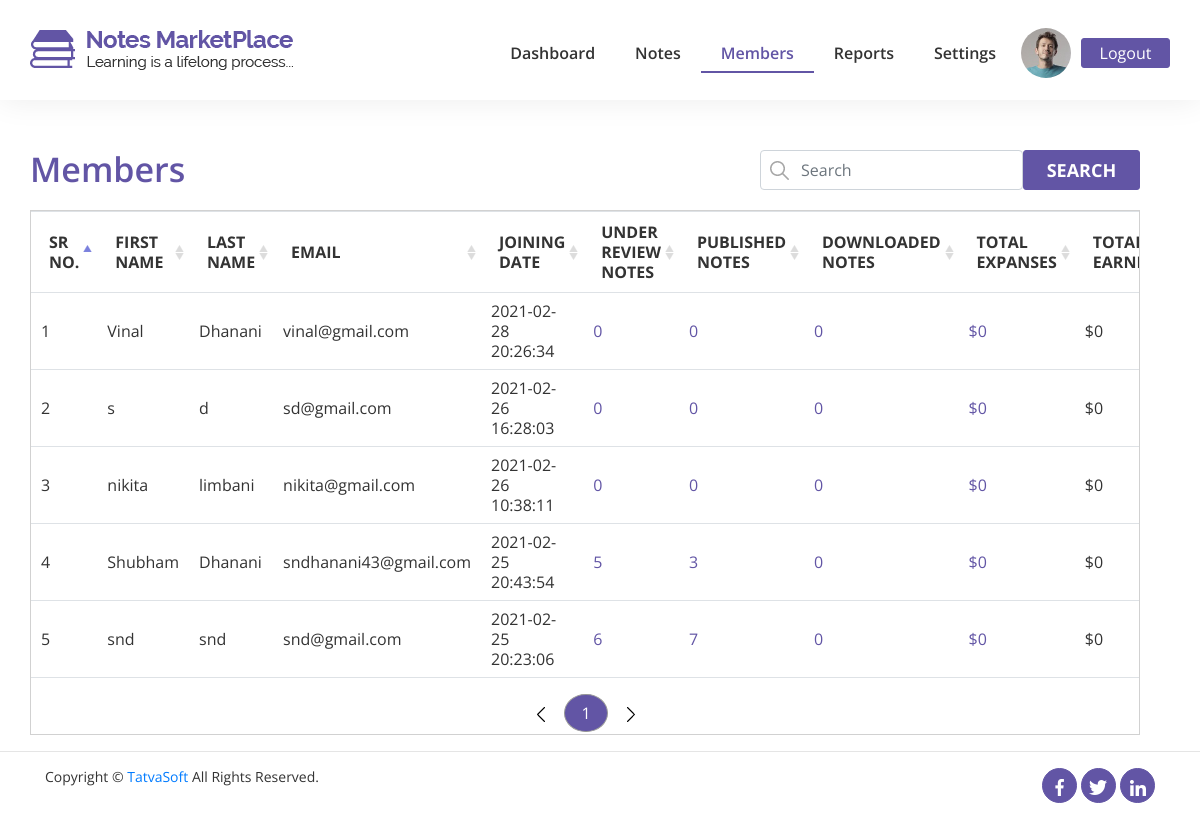
The page /admin/members.php (signed in) on the database as committed earlier.
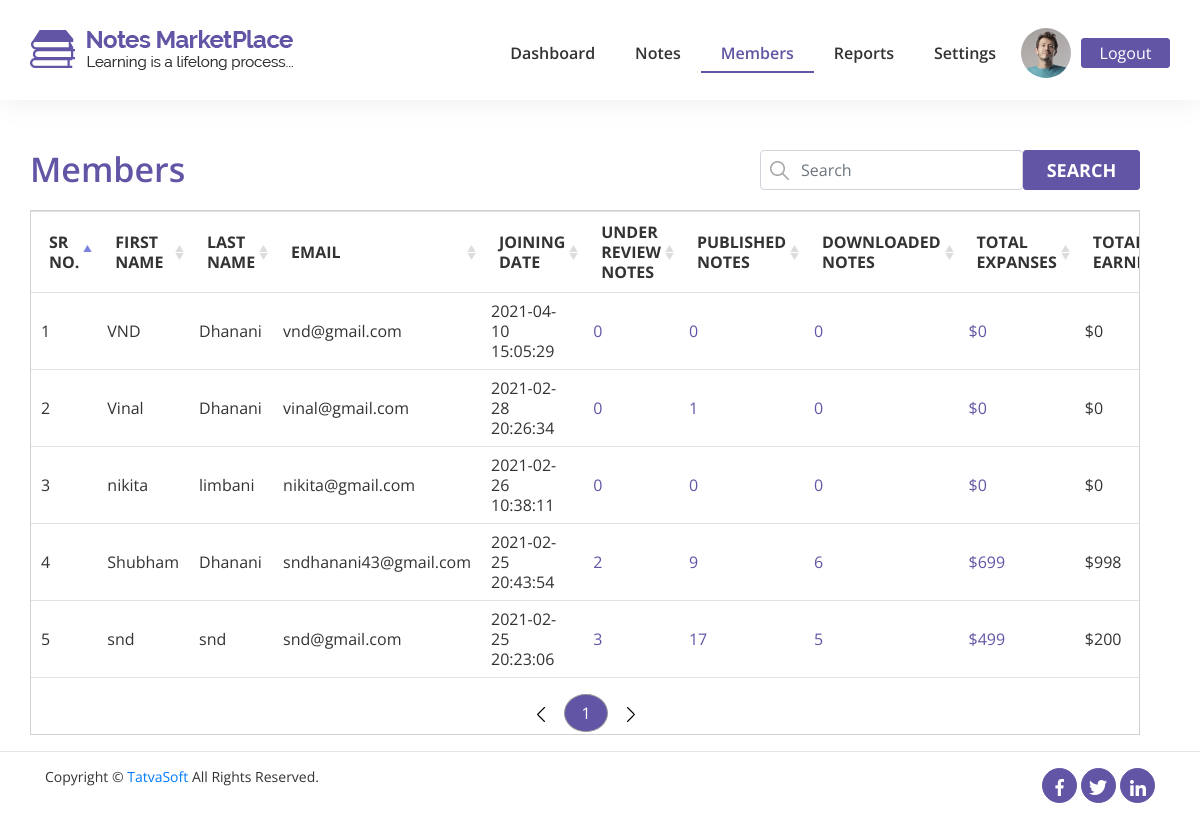
The same page on the database as committed later.
### tables this page shows
CREATE TABLE `users` (
  `ID` int(11) NOT NULL,
  `RoleID` int(11) NOT NULL,
  `FirstName` varchar(50) NOT NULL,
  `LastName` varchar(50) NOT NULL,
  `EmailID` varchar(100) NOT NULL,
  `Password` varchar(60) NOT NULL,
  `password for you` varchar(255) DEFAULT NULL,
  `IsEmailVerified` bit(1) NOT NULL DEFAULT b'0',
  `Token` varchar(255) NOT NULL,
  `CreatedDate` datetime DEFAULT current_timestamp(),
  `CreatedBy` int(11) DEFAULT NULL,
  `ModifiedDate` datetime DEFAULT NULL,
  `ModifiedBy` int(11) DEFAULT NULL,
  `IsActive` bit(1) NOT NULL DEFAULT b'1'
);

### admin/members.php (the view, shortened to what the changed rows need)
<?php
include '../php/dbcon.php';
?>
<!DOCTYPE html>
<html lang="en">
<?php include '../php/front-header-admin.php'; ?>
    <section class="dashboard_top dashboard_table">
        <div class="container">
            <div class="row booktable table-responsive">
                <table class="table table-hover table-responsive table1">
                    <thead>
                        <tr>
                            <th scope="col" style="width: 1%;">SR NO.</th>
                            <th scope="col" style="width: 5%;">first name</th>
                            <th scope="col" style="width: 5%;">last name</th>
                            <th scope="col" style="width: 5%;">email</th>
                            <th scope="col" style="width: 5%;">joining date</th>
                            <th scope="col" style="width: 5%;">under review notes</th>
                            <th scope="col" style="width: 5%;">published notes</th>
                            <th scope="col" style="width: 2%;">downloaded notes</th>
                            <th scope="col" style="width: 2%;">total expanses</th>
                            <th scope="col" style="width: 2%;">total earnings</th>
                        </tr>
                    </thead>
                    <tbody>
                        <?php
                        if(isset($_GET['7day'])){
                            $select=mysqli_query($con,"SELECT ID,FirstName,LastName,EmailID,CreatedDate FROM users where RoleID=3 and IsEmailVerified=1 and CreatedDate>NOW()-INTERVAL 7 day AND IsActive=1 order by CreatedDate DESC");
                        }
                        else{
                            $select=mysqli_query($con,"SELECT ID,FirstName,LastName,EmailID,CreatedDate FROM users where RoleID=3 and IsEmailVerified=1 and IsActive=1  order by CreatedDate DESC");
                        }
                        $sr=1;
                        while($res=mysqli_fetch_assoc($select)){
                            $member = $res['ID'];
                            ?>
                            <tr>
                                <td><?php echo $sr; ?></td>
                                <td><?php echo $res['FirstName']; ?></td>
                                <td><?php echo $res['LastName']; ?></td>
                                <td><?php echo $res['EmailID']; ?></td>
                                <td><?php echo $res['CreatedDate']; ?></td>
                                <td><a class="purple_text" href="notes-under-review.php?id=<?php echo $member;?>" style="text-decoration:none"><?php
                                $s1=mysqli_query($con,"SELECT COUNT(ID) as underreview FROM sellernotes WHERE Status IN (7,8) AND SellerID=$member and IsActive=1");
                                $r1=mysqli_fetch_assoc($s1);
                                echo $r1['underreview'];
                                ?></a></td>
                                <td><a class="purple_text" href="published-notes.php?id=<?php echo $member; ?>" style="text-decoration:none;"><?php
                                $s2=mysqli_query($con,"SELECT COUNT(ID) as published FROM sellernotes WHERE Status=9 AND SellerID=$member and IsActive=1");
                                $r2=mysqli_fetch_assoc($s2);
                                echo $r2['published'];
                                ?></a></td>
                                <td><a class="purple_text" href="downloaded-notes.php?id=<?php echo $member; ?>" style="text-decoration:none;"><?php
                                $s3=mysqli_query($con,"SELECT COUNT(ID) AS downloaded FROM downloads WHERE Downloader=$member AND IsAttachmentDownloaded=1 and IsActive=1 ");
                                $r3=mysqli_fetch_assoc($s3);
                                echo $r3['downloaded'];
                                ?></a></td>
                                <td><a class="purple_text" href="downloaded-notes.php?idpaid=<?php echo $member; ?>" style="text-decoration:none;">$<?php
                                $s4=mysqli_query($con,"SELECT sum(PurchasedPrice)as expanses FROM downloads WHERE IsPaid=1 AND IsSellerHasAllowedDownload=1 AND Downloader=$member and IsActive=1");
                                $r4=mysqli_fetch_assoc($s4);
                                if(empty($r4['expanses'])){
                                    echo "0";
                                }
                                else{
                                    echo $r4['expanses'];
                                }
                                ?></a></td>
                                <td><a>$<?php
                                $s5=mysqli_query($con,"SELECT sum(PurchasedPrice) as earn FROM downloads WHERE IsPaid=1 AND IsSellerHasAllowedDownload=1 AND Seller=$member and IsActive=1");
                                $r5=mysqli_fetch_assoc($s5);
                                if(empty($r5['earn'])){
                                    echo "0";
                                }
                                else{
                                    echo $r5['earn'];
                                }
                                ?></a></td>
                            </tr>
                            <?php
                            $sr++;
                        }
                        ?>
                    </tbody>
                </table>
            </div>
        </div>
    </section>
 <?php include '../php/footer.php'; ?>
</html>

Rows that differ between the two databases and show on the page:
no longer on this page (row edited): users: FirstName "s", LastName "d", EmailID "sd@gmail.com", CreatedDate "2021-02-26 16:28:03", underreview "0", published "0", downloaded "0"
added users: FirstName "VND", LastName "Dhanani", EmailID "vnd@gmail.com", CreatedDate "2021-04-10 15:05:29", underreview "0", published "0", downloaded "0"
changed users "Vinal": published "0" → "1"
shown differently, row unchanged: users "Shubham": underreview "5" → "2"; published "3" → "9"; downloaded "0" → "6"; expanses (not shown) → "699"; earn (not shown) → "998"; no longer shows "0 0"
shown differently, row unchanged: users "snd": underreview "6" → "3"; published "7" → "17"; downloaded "0" → "5"; expanses (not shown) → "499"; earn (not shown) → "200"; no longer shows "0 0"
